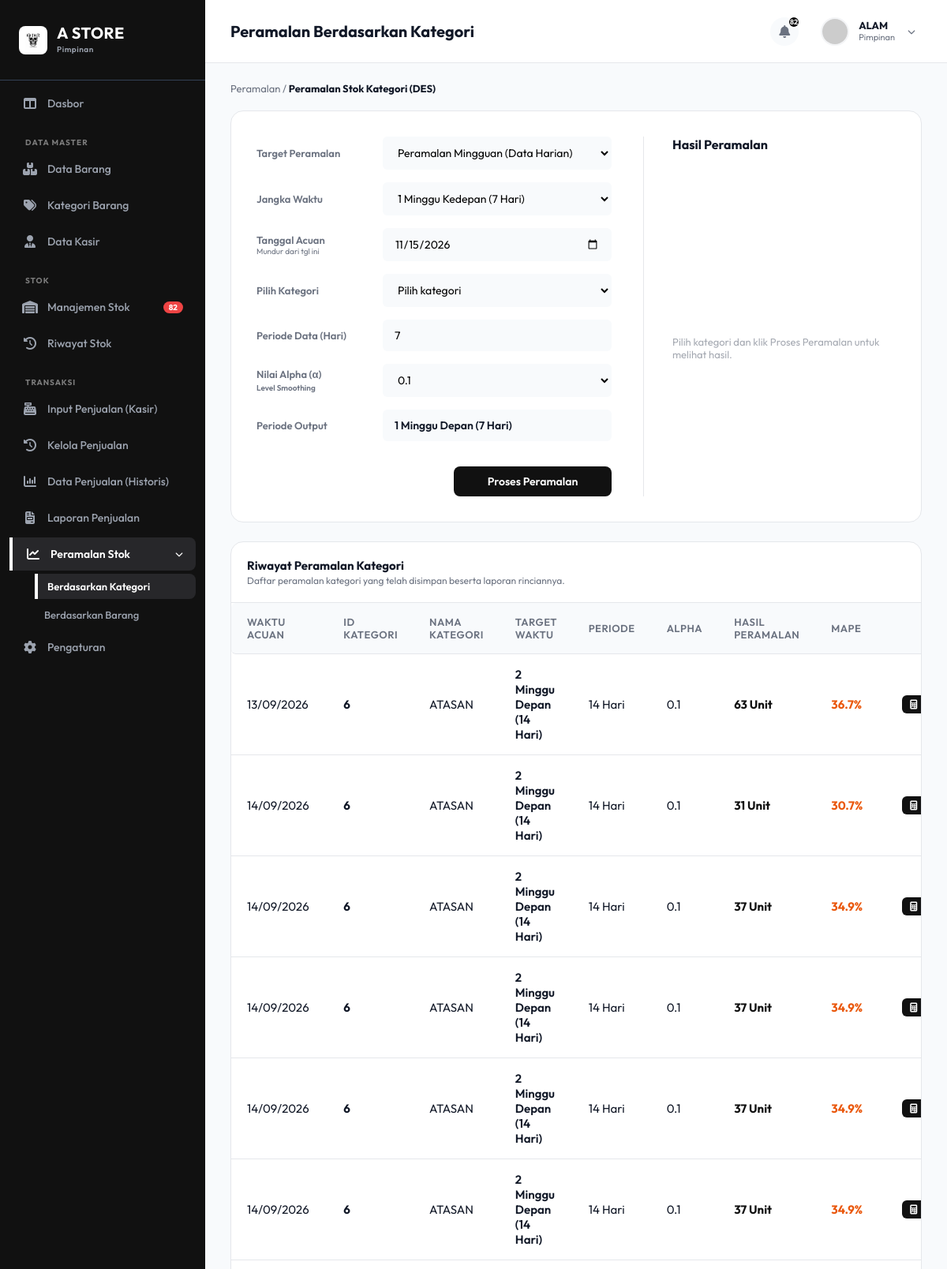
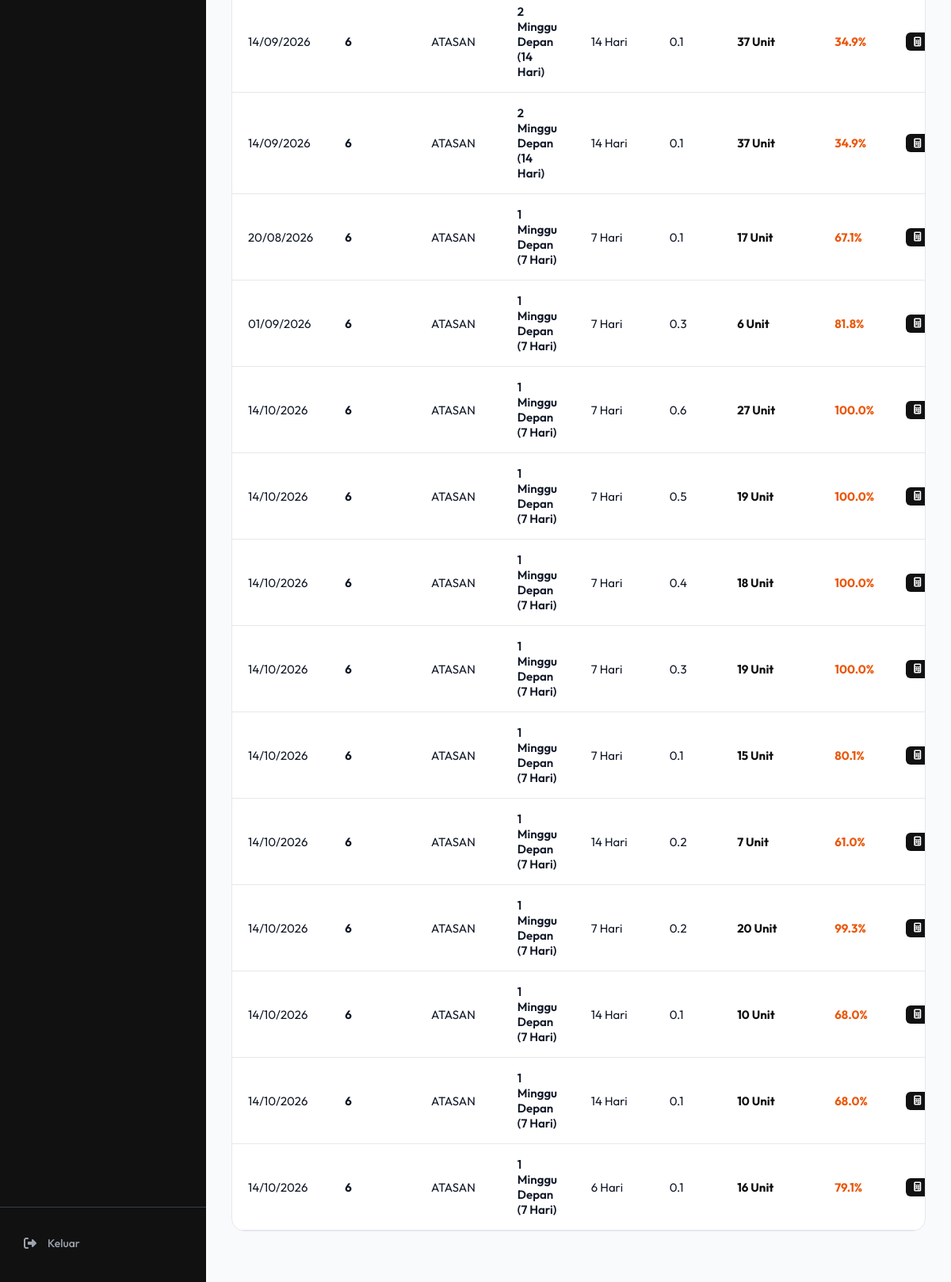
/index.php?page=des_kategori (signed in), run on the app's committed database (2 pictures, top to bottom).
### tables this page shows
CREATE TABLE `tbl_riwayat_peramalan` (
  `id_riwayat` int(11) NOT NULL AUTO_INCREMENT,
  `tanggal_hitung` datetime DEFAULT NULL,
  `tipe` varchar(20) DEFAULT NULL,
  `referensi` varchar(50) DEFAULT NULL,
  `nama_referensi` varchar(100) DEFAULT NULL,
  `periode` varchar(50) DEFAULT NULL,
  `alpha` float DEFAULT NULL,
  `hasil` int(11) DEFAULT NULL,
  `akurasi` float DEFAULT NULL,
  `mape` float DEFAULT NULL,
  `target_waktu` varchar(50) DEFAULT NULL,
  `detail_json` longtext DEFAULT NULL,
  PRIMARY KEY (`id_riwayat`)
);

### config.php (called while the page is built, shortened)
<?php
function get_query($conn, $query) {
    $result = $conn->query($query);
    return $result;
}
?>

### includes/pages/des_kategori.php (the view, shortened to what this page needs)
<?php
$id_kategori = isset($_GET['id_kategori']) ? (int)$_GET['id_kategori'] : 0;
$target_peramalan = $_GET['target_peramalan'] ?? 'mingguan';
$target_peramalan = in_array($target_peramalan, ['mingguan', 'bulanan']) ? $target_peramalan : 'mingguan';
$tanggal_acuan = !empty($_GET['tanggal_acuan']) ? preg_replace('/[^0-9\-]/', '', $_GET['tanggal_acuan']) : date('Y-m-d');
$jumlah_target = max(1, (int)($_GET['jumlah_target'] ?? 1));
if ($target_peramalan === 'mingguan') {
    $step_per_group      = 7;
    $total_steps         = $jumlah_target * $step_per_group;
    $satuan_data         = 'Hari';
    $label_target_waktu  = ($jumlah_target == 1) ? '1 Minggu Depan' : $jumlah_target . ' Minggu Depan';
    $label_target_detail = $label_target_waktu . ' (' . $total_steps . ' Hari)';
    $default_n           = max(7, $total_steps);
}
$target_berubah = isset($_GET['prev_target']) && $_GET['prev_target'] !== $target_peramalan;
if ($target_berubah || !isset($_GET['n_periode'])) {
    $n_periode = $default_n;
} else {
    $n_periode = max(3, (int)$_GET['n_periode']);
}
$alpha     = isset($_GET['alpha']) ? floatval($_GET['alpha']) : 0.1;
$alpha     = in_array($alpha, [0.1, 0.2, 0.3, 0.4, 0.5, 0.6, 0.7, 0.8, 0.9]) ? $alpha : 0.1;
$hitung    = isset($_GET['id_kategori']) && $id_kategori > 0;
$rows = [];
$n = 0;
$hasilPeramalan = 0;
$nk = '';
?>
<div class="breadcrumb-area" style="font-size:13px; color:var(--text-muted); margin-bottom:20px;">
    Peramalan / <strong style="color:var(--text-main);">Peramalan Stok Kategori (DES)</strong>
</div>
<div id="peramalan-print-area">
<div class="card-peramalan-main" style="background:#fff; border-radius:16px; border:1px solid var(--border-color); padding:32px; display:grid; grid-template-columns: 1fr 320px; gap:40px; margin-bottom:24px;">
    <div class="no-print">
        <form method="GET" id="formPeramalan" style="display:flex; flex-direction:column; gap:16px;">
            <div style="display:grid; grid-template-columns: 160px 1fr; align-items:center;">
                <label class="form-label" style="margin:0;">Target Peramalan</label>
                <select name="target_peramalan" id="target_peramalan" class="form-control" onchange="gantiTipeTarget(this.value)" style="background:var(--bg-body); border-color:transparent;">
                    <option value="mingguan" <?= $target_peramalan === 'mingguan' ? 'selected' : '' ?>>Peramalan Mingguan (Data Harian)</option>
                </select>
            </div>
            <div style="display:grid; grid-template-columns: 160px 1fr; align-items:center;">
                <label class="form-label" style="margin:0;">Jangka Waktu</label>
                <div style="display:flex; gap:8px; align-items:center;">
                    <select id="pilihan_durasi" class="form-control" onchange="gantiDurasi(this.value)" style="background:var(--bg-body); border-color:transparent; flex:1;">
                    </select>
                </div>
            </div>
            <div style="display:grid; grid-template-columns: 160px 1fr; align-items:center;">
                <label class="form-label" style="margin:0;">
                    Tanggal Acuan
                    <small style="display:block; color:var(--text-muted); font-size:10px; font-weight:normal;">Mundur dari tgl ini</small>
                </label>
                <input type="date" name="tanggal_acuan" id="tanggal_acuan" class="form-control" value="<?= htmlspecialchars($tanggal_acuan) ?>" style="background:var(--bg-body); border-color:transparent;">
            </div>
            <div style="display:grid; grid-template-columns: 160px 1fr; align-items:center;">
                <label class="form-label" style="margin:0;">Pilih Kategori</label>
                <select name="id_kategori" class="form-control" required style="background:var(--bg-body); border-color:transparent;">
                    <option value="">Pilih kategori</option>
                </select>
            </div>
            <div style="display:grid; grid-template-columns: 160px 1fr; align-items:center;">
                <label class="form-label" style="margin:0;" id="label_n_periode">Periode Data (<?= $satuan_data ?>)</label>
                <input type="number" name="n_periode" id="input_n_periode" class="form-control" value="<?= $n_periode ?>" min="3" max="365" style="background:var(--bg-body); border-color:transparent;">
            </div>
            <div style="display:grid; grid-template-columns: 160px 1fr; align-items:center;">
                <label class="form-label" style="margin:0;">Nilai Alpha (α)<br><small style="color:var(--text-muted); font-size:10px;">Level Smoothing</small></label>
                <select name="alpha" class="form-control" style="background:var(--bg-body); border-color:transparent;">
                    <?php for($i = 0.1; $i <= 0.9; $i += 0.1): $val = round($i, 1); ?>
                        <option value="<?= $val ?>" <?= $alpha == $val ? 'selected' : '' ?>><?= $val ?></option>
                    <?php endfor; ?>
                </select>
            </div>
            <div style="display:grid; grid-template-columns: 160px 1fr; align-items:center;">
                <label class="form-label" style="margin:0;">Periode Output</label>
                <input type="text" id="preview_output" class="form-control" value="<?= htmlspecialchars($label_target_detail) ?>" disabled style="background:var(--bg-body); border-color:transparent; font-weight:600; color:var(--text-main);">
            </div>
            <div style="display:flex; justify-content:flex-end; margin-top:16px;">
                <button type="submit" class="btn btn-primary" style="background:#111; color:#fff; width:200px; justify-content:center;">
                    Proses Peramalan
                </button>
            </div>
        </form>
    </div>
    <div class="card-peramalan-right" style="border-left:1px solid var(--border-color); padding-left:36px;">
        <h3 style="font-size:16px; font-weight:700; margin-bottom:20px;">Hasil Peramalan</h3>
        <?php if ($hitung && isset($dataCukup) && !$dataCukup): ?>
            <div style="background:#fff7ed; border:1px solid #fed7aa; border-radius:12px; padding:20px; text-align:center;">
                <i class="fa-solid fa-triangle-exclamation" style="font-size:32px; color:#ea580c; margin-bottom:12px; display:block;"></i>
                <div style="font-size:15px; font-weight:700; color:#9a3412; margin-bottom:8px;">Data Penjualan Belum Mencukupi</div>
                <div style="font-size:13px; color:#7c2d12; line-height:1.6;">
                    Kategori <strong><?= htmlspecialchars($nk) ?></strong> tidak memiliki data penjualan pada rentang <strong><?= !empty($rows) ? ($rows[0]['label_rentang'] . ' s/d ' . $rows[$n-1]['label_rentang']) : 'yang dipilih' ?></strong>.<br>
                    Metode DES membutuhkan data penjualan nyata agar peramalan akurat dan sesuai histori penjualan.
                </div>
                <div style="font-size:12px; color:#9a3412; margin-top:12px; background:#ffedd5; padding:8px 12px; border-radius:6px; display:inline-block;">
                    <i class="fa-solid fa-circle-info"></i> Silakan sesuaikan <strong>Tanggal Acuan</strong> atau pilih kategori lain yang memiliki riwayat penjualan pada rentang tersebut.
                </div>
            </div>
        <?php else: ?>
            <div style="color:var(--text-muted); font-size:13px; display:flex; height:100%; align-items:center; opacity:0.6;">
                Pilih kategori dan klik Proses Peramalan untuk melihat hasil.
            </div>
        <?php endif; ?>
    </div>
</div>
</div>
<div id="tabelRiwayat" class="no-print" style="background:#fff; border:1px solid var(--border-color); border-radius:16px; overflow:hidden; margin-bottom:24px;">
    <div style="padding:20px; border-bottom:1px solid var(--border-color); display:flex; justify-content:space-between; align-items:center;">
        <div>
            <h3 style="font-size:15px; font-weight:700; margin:0;">Riwayat Peramalan Kategori</h3>
            <div style="font-size:12px; color:var(--text-muted); margin-top:2px;">Daftar peramalan kategori yang telah disimpan beserta laporan rinciannya.</div>
        </div>
    </div>
    <div class="table-responsive">
        <table class="data-table">
            <thead>
                <tr>
                    <th>Waktu Acuan</th>
                    <th>ID Kategori</th>
                    <th>Nama Kategori</th>
                    <th>Target Waktu</th>
                    <th>Periode</th>
                    <th>Alpha</th>
                    <th>Hasil Peramalan</th>
                    <th>MAPE</th>
                    <th style="text-align:center;">Aksi</th>
                </tr>
            </thead>
            <tbody>
                <?php
                $qHist = get_query($conn, "SELECT * FROM tbl_riwayat_peramalan WHERE tipe='kategori' ORDER BY id_riwayat DESC LIMIT 30");
                if($qHist && $qHist->num_rows > 0):
                    while($rh = $qHist->fetch_assoc()):
                        $detRow = !empty($rh['detail_json']) ? json_decode($rh['detail_json'], true) : [];
                        $targetTypeRow = $detRow['target_peramalan'] ?? (strpos($rh['target_waktu'], 'Bulan') !== false ? 'bulanan' : 'mingguan');
                        $jumlahTRow = $detRow['jumlah_target'] ?? 1;
                        $tglARow = $detRow['tanggal_acuan'] ?? '';
                        $waktuAcuanDisplay = !empty($tglARow) ? date('d/m/Y', strtotime($tglARow)) : date('d/m/Y', strtotime($rh['tanggal_hitung']));
                ?>
                <tr>
                    <td title="Waktu simpan: <?= date('d/m/Y H:i', strtotime($rh['tanggal_hitung'])) ?>"><?= $waktuAcuanDisplay ?></td>
                    <td><strong><?= htmlspecialchars($rh['referensi']) ?></strong></td>
                    <td><?= htmlspecialchars($rh['nama_referensi']) ?></td>
                    <td><span style="font-weight:600; color:var(--text-main);"><?= htmlspecialchars($rh['target_waktu']) ?></span></td>
                    <td><?= $rh['periode'] ?> <?= strpos($rh['target_waktu'], 'Minggu') !== false ? 'Hari' : 'Minggu' ?></td>
                    <td><?= $rh['alpha'] ?></td>
                    <td style="color:var(--primary-color); font-weight:bold;"><?= number_format($rh['hasil'],0,',','.') ?> Unit</td>
                    <?php
                    $linkKalkulator = "?page=des_kategori&id_kategori=" . urlencode($rh['referensi']) . "&target_peramalan=" . urlencode($targetTypeRow) . "&jumlah_target=" . urlencode($jumlahTRow) . "&n_periode=" . urlencode($rh['periode']) . "&alpha=" . urlencode($rh['alpha']) . "&show_detail=1";
                    if ($tglARow) {
                        $linkKalkulator .= "&tanggal_acuan=" . urlencode($tglARow);
                    }
                    if (isset($rh['mape']) && $rh['mape'] !== null && $rh['mape'] !== '') {
                        $mapeFormatted = number_format((float)$rh['mape'], 1) . '%';
                    } elseif (isset($detRow['avg_mape']) && $detRow['avg_mape'] !== null && $detRow['avg_mape'] !== '') {
                        $mapeFormatted = number_format((float)$detRow['avg_mape'], 1) . '%';
                    } elseif (isset($rh['akurasi'])) {
                        $calcMape = max(0, 100 - (float)$rh['akurasi']);
                        $mapeFormatted = number_format($calcMape, 1) . '%';
                    } else {
                        $mapeFormatted = '-';
                    }
                    ?>
                    <td style="color:#ea580c; font-weight:700;"><?= $mapeFormatted ?></td>
                    <td style="white-space:nowrap; text-align:center;">
                        <a href="<?= $linkKalkulator ?>" class="btn btn-primary btn-sm" style="padding:4px 10px; font-size:12px; border-radius:6px; display:inline-flex; align-items:center; gap:4px; margin-right:4px; text-decoration:none; background:#111; color:#fff;" title="Buka Detail Perhitungan Penuh di Halaman (Bukan Modal)">
                            <i class="fa-solid fa-calculator"></i> Buka Detail
                        </a>
                    </td>
                </tr>
                <?php endwhile; else: ?>
                <tr>
                    <td colspan="9" style="text-align:center; padding:30px; color:var(--text-muted);">Belum ada riwayat peramalan kategori.</td>
                </tr>
                <?php endif; ?>
            </tbody>
        </table>
    </div>
</div>

### assets/css/style.css (style rules this page uses)
:root { --primary-color: #111111; --primary-light: #F3F4F6; --primary-dark: #000000; --secondary-color: #6B7280; --success-color: #10B981; --success-light: #D1FAE5; --danger-color: #EF4444; --danger-light: #FEE2E2; --warning-color: #F59E0B; --warning-light: #FEF3C7; --bg-body: #F8FAFC; --surface-card: #FFFFFF; --surface-sidebar: #111111; --text-main: #111827; --text-muted: #6B7280; --text-light: #9CA3AF; --border-color: #E5E7EB; --shadow-sm: 0 1px 2px 0 rgba(0, 0, 0, 0.05); --shadow-md: 0 4px 6px -1px rgba(0, 0, 0, 0.1), 0 2px 4px -1px rgba(0, 0, 0, 0.06); --shadow-card: 0 8px 24px -12px rgba(0, 0, 0, 0.05); --sidebar-width: 260px; --topbar-height: 80px; --border-radius-lg: 12px; --border-radius-md: 8px; --border-radius-sm: 6px; --transition-fast: 0.2s ease; --transition-normal: 0.3s ease; }
* { margin: 0; padding: 0; box-sizing: border-box; }
body { font-family: 'Outfit', sans-serif; background-color: var(--bg-body); color: var(--text-main); -webkit-font-smoothing: antialiased; }
a { text-decoration: none; color: inherit; }
.btn { padding: 10px 20px; border-radius: var(--border-radius-md); font-family: inherit; font-size: 14px; font-weight: 600; cursor: pointer; border: none; display: inline-flex; align-items: center; gap: 8px; transition: var(--transition-fast); }
.btn-primary { background-color: var(--primary-dark); color: white; }
.btn-sm { padding: 8px 16px; border-radius: 8px; }
.table-responsive { overflow-x: auto; }
.data-table { width: 100%; border-collapse: separate; border-spacing: 0; }
.data-table th, .data-table td { padding: 16px 20px; text-align: left; border-bottom: 1px solid var(--border-color); }
.data-table th { font-size: 13px; font-weight: 600; color: var(--text-muted); text-transform: uppercase; letter-spacing: 0.5px; background-color: var(--bg-body); }
.data-table th:first-child { border-top-left-radius: var(--border-radius-sm); border-bottom-left-radius: var(--border-radius-sm); }
.data-table th:last-child { border-top-right-radius: var(--border-radius-sm); border-bottom-right-radius: var(--border-radius-sm); }
.data-table tbody tr { transition: background-color var(--transition-fast); }
.data-table td { font-size: 15px; color: var(--text-main); vertical-align: middle; }

### index.php (style rules this page uses)
.form-control { width: 100%; padding: 10px 14px; border: 1px solid var(--border-color); border-radius: 6px; font-family: inherit; font-size: 14px; outline: none; box-sizing: border-box; }
.form-label { display: block; margin-bottom: 6px; font-size: 13px; font-weight: 600; color: var(--text-muted); }

### data on the page
tbl_riwayat_peramalan: detail_json "13/09/2026", referensi "6", nama_referensi "ATASAN", target_waktu "2 Minggu Depan (14 Hari)", periode "14", alpha "0.1", hasil "63", mape "36.7%"
tbl_riwayat_peramalan: detail_json "14/09/2026", referensi "6", nama_referensi "ATASAN", target_waktu "2 Minggu Depan (14 Hari)", periode "14", alpha "0.1", hasil "31", mape "30.7%"
tbl_riwayat_peramalan: detail_json "14/09/2026", referensi "6", nama_referensi "ATASAN", target_waktu "2 Minggu Depan (14 Hari)", periode "14", alpha "0.1", hasil "37", mape "34.9%"
tbl_riwayat_peramalan: detail_json "14/09/2026", referensi "6", nama_referensi "ATASAN", target_waktu "2 Minggu Depan (14 Hari)", periode "14", alpha "0.1", hasil "37", mape "34.9%"
tbl_riwayat_peramalan: detail_json "14/09/2026", referensi "6", nama_referensi "ATASAN", target_waktu "2 Minggu Depan (14 Hari)", periode "14", alpha "0.1", hasil "37", mape "34.9%"
tbl_riwayat_peramalan: detail_json "14/09/2026", referensi "6", nama_referensi "ATASAN", target_waktu "2 Minggu Depan (14 Hari)", periode "14", alpha "0.1", hasil "37", mape "34.9%"
tbl_riwayat_peramalan: detail_json "14/09/2026", referensi "6", nama_referensi "ATASAN", target_waktu "2 Minggu Depan (14 Hari)", periode "14", alpha "0.1", hasil "37", mape "34.9%"
tbl_riwayat_peramalan: detail_json "14/09/2026", referensi "6", nama_referensi "ATASAN", target_waktu "2 Minggu Depan (14 Hari)", periode "14", alpha "0.1", hasil "37", mape "34.9%"
tbl_riwayat_peramalan: detail_json "20/08/2026", referensi "6", nama_referensi "ATASAN", target_waktu "1 Minggu Depan (7 Hari)", periode "7", alpha "0.1", hasil "17", detail_json "67.1%"
tbl_riwayat_peramalan: detail_json "01/09/2026", referensi "6", nama_referensi "ATASAN", target_waktu "1 Minggu Depan (7 Hari)", periode "7", alpha "0.3", hasil "6", detail_json "81.8%"
tbl_riwayat_peramalan: tanggal_hitung "14/10/2026", referensi "6", nama_referensi "ATASAN", target_waktu "1 Minggu Depan (7 Hari)", periode "7", alpha "0.6", hasil "27", akurasi "100.0%"
tbl_riwayat_peramalan: tanggal_hitung "14/10/2026", referensi "6", nama_referensi "ATASAN", target_waktu "1 Minggu Depan (7 Hari)", periode "7", alpha "0.5", hasil "19", akurasi "100.0%"
tbl_riwayat_peramalan: tanggal_hitung "14/10/2026", referensi "6", nama_referensi "ATASAN", target_waktu "1 Minggu Depan (7 Hari)", periode "7", alpha "0.4", hasil "18", akurasi "100.0%"
tbl_riwayat_peramalan: tanggal_hitung "14/10/2026", referensi "6", nama_referensi "ATASAN", target_waktu "1 Minggu Depan (7 Hari)", periode "7", alpha "0.3", hasil "19", akurasi "100.0%"
tbl_riwayat_peramalan: tanggal_hitung "14/10/2026", referensi "6", nama_referensi "ATASAN", target_waktu "1 Minggu Depan (7 Hari)", periode "7", alpha "0.1", hasil "15", akurasi "80.1%"
tbl_riwayat_peramalan: tanggal_hitung "14/10/2026", referensi "6", nama_referensi "ATASAN", target_waktu "1 Minggu Depan (7 Hari)", periode "14", alpha "0.2", hasil "7", akurasi "61.0%"
tbl_riwayat_peramalan: tanggal_hitung "14/10/2026", referensi "6", nama_referensi "ATASAN", target_waktu "1 Minggu Depan (7 Hari)", periode "7", alpha "0.2", hasil "20", akurasi "99.3%"
tbl_riwayat_peramalan: tanggal_hitung "14/10/2026", referensi "6", nama_referensi "ATASAN", target_waktu "1 Minggu Depan (7 Hari)", periode "14", alpha "0.1", hasil "10", akurasi "68.0%"
tbl_riwayat_peramalan: tanggal_hitung "14/10/2026", referensi "6", nama_referensi "ATASAN", target_waktu "1 Minggu Depan (7 Hari)", periode "14", alpha "0.1", hasil "10", akurasi "68.0%"
tbl_riwayat_peramalan: tanggal_hitung "14/10/2026", referensi "6", nama_referensi "ATASAN", target_waktu "1 Minggu Depan (7 Hari)", periode "6", alpha "0.1", hasil "16", akurasi "79.1%"

### other printed values
$roleUser "Pimpinan"
$jumlahKritis "82"
$pageTitle "Peramalan Berdasarkan Kategori"
$namaUser "ALAM"
$satuan_data "Hari"
form field alpha "0.1"
